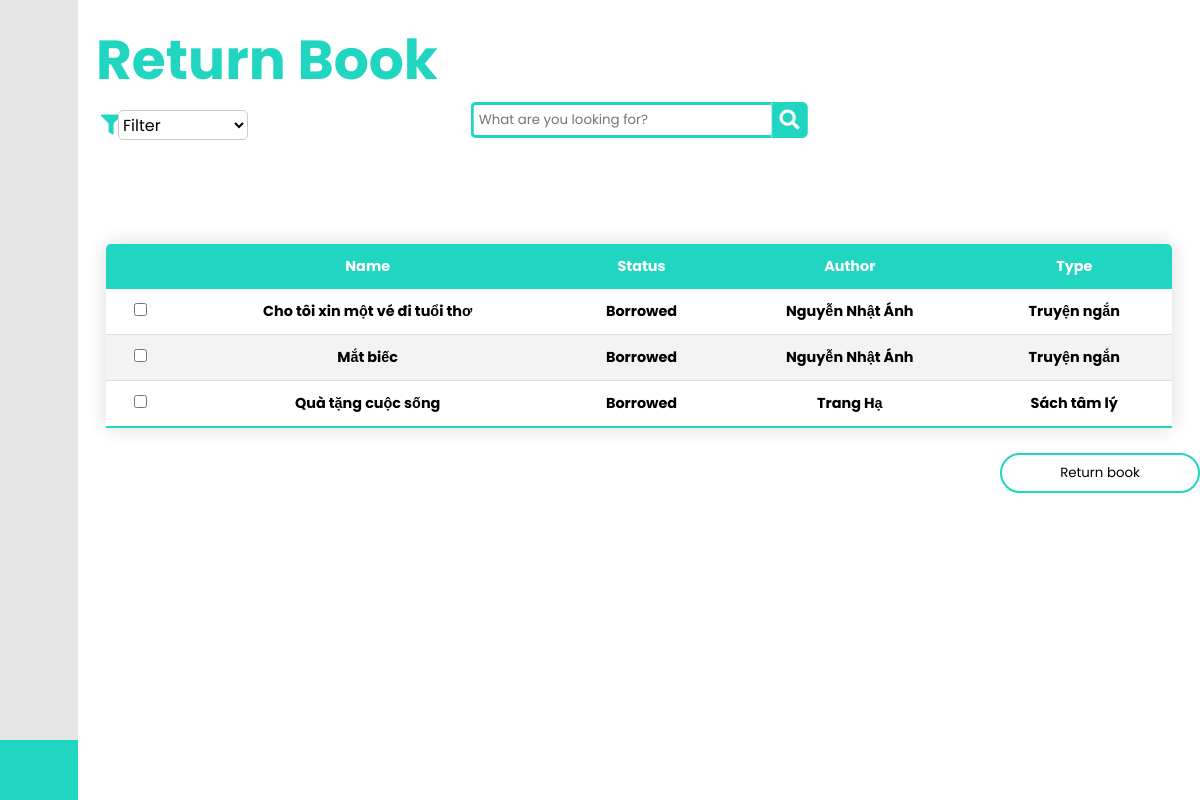
Screenshot of /Returnbook (signed in) with the database file from the repository.
### library/models.py (models this page shows, shortened)
class Issue(models.Model):
    student=models.ForeignKey(Student,on_delete=models.CASCADE)
    book=models.ForeignKey(Book,on_delete=models.CASCADE)
    created_at=models.DateTimeField( auto_now=True)
    issued=models.BooleanField(default=False)
    issued_at=models.DateTimeField( auto_now=False,null=True,blank=True)
    returned=models.BooleanField(default=False)
    return_date=models.DateTimeField(auto_now=False,auto_created=False,auto_now_add=False,null=True,blank=True)

class Book(models.Model):
    name=models.CharField(max_length=350)
    author=models.ForeignKey(Author,on_delete=models.CASCADE)
    image=models.ImageField()
    category=models.CharField(max_length=220)

class Author(models.Model):
    name=models.CharField(max_length=350)
    description=models.CharField(max_length=450)
    def __str__(self):
        return self.name

### library/views.py (the view)
# urls.py: path('Returnbook',views.Returnbook,name='Returnbook'),
def Returnbook(request):
    student = Student.objects.get(student_id = request.user)
    issue = Issue.objects.filter(student_id = student).select_related('book')
    return render(request, 'Students/Returnbook.html',
    {'issue': issue})

### templates/Students/Returnbook.html (shortened to what this page needs)
{% extends 'Base.html'%}
{%block content%}
    <section class="home-section">
        <div class="text"><b>Return Book</b></div>
        <div class="optionsDiv">
            <i class="fa fa-filter" aria-hidden="true"></i>
            <select id="selectField">
                <option value="Filter" selected><b>Filter</b></option>
            </select>
        </div>
        <div class="wrap">
            <div class="search">
               <input type="text" class="searchTerm" placeholder="What are you looking for?">
               <button type="submit" class="searchButton">
                 <i class="fa fa-search"></i>
              </button>
            </div>
         </div>
        <div class="content-container">
        <table class="content-table">
            <thead>
                <tr>
                    <th> </th>
                    <th>Name</th>
                    <th>Status</th>
                    <th>Author</th>
                    <th>Type</th>
                </tr>
            </thead>
            <tbody>
                {% for temp in issue %}
                <tr>
                    <td><input type="checkbox" id="select-row"></td>
                    <th>{{temp.book.name}}</th>
                    {% if temp.returned == 0 %}
                        <th>Borrowed</th>
                    {% else %}
                        <th>Returned</th>
                    {% endif %}
                    <th>{{temp.book.author}}</th>
                    <th>{{temp.book.category}}</th>
                </tr>
                {% endfor %}
            </tbody>
        </table>
        </div>
        <div class="ReturnBook">
            <button class="ReturntheBook"> Return book </button>
        </div>
    </section>
    {%endblock%}

### static/css/Base.css (style rules this page uses)
* { margin: 0; padding: 0; box-sizing: border-box; font-family: "Poppins" , sans-serif; }
.home-section { position: relative; background: #fff; min-height: 100vh; top: 0; left: 78px; width: calc(100% - 78px); transition: all 0.5s ease; z-index: 2; }
.home-section .text { display: inline-block; font-family: Helvetica; color: #20D6C0; font-size: 55px; font-weight: 500; margin: 18px }

### static/css/Mylibrary_style.css (style rules this page uses)
.search { width: 100%; position: relative; display: flex; }
.searchTerm { width: 100%; height: 36px; border: 3px solid #20D6C0; border-right: none; padding: 5px; border-radius: 5px 0 0 5px; outline: none; color: #20D6C0; }
.searchButton { width: 40px; height: 36px; border: 1px solid #20D6C0; background: #20D6C0; text-align: center; color: #fff; border-radius: 0 5px 5px 0; cursor: pointer; font-size: 20px; }
.wrap { width: 30%; position: absolute; top: 15%; left: 50%; transform: translate(-50%, -50%); }
#selectField { -webkit-border-radius: 5px; -moz-border-radius: 5px; border-radius: 5px; border: 1px solid #ccc; font-size: 16px; height: 30px; width: 130px; color: black; background-color: white; position: absolute; top: 110px; left: 40px; }
.optionsDiv > i { position:absolute; top: 115px; left: 23px; font-size: 20px; color: #20D6C0; }
* { font-family: sans-serif; }
.content-table { top: 210px; left: 30px; font-family: Arial, Helvetica, sans-serif; border-collapse: collapse; width: 95%; margin: 25px 0; font-size: 0.9em; min-width: 400px; border-radius: 5px 5px 0 0; overflow: hidden; box-shadow: 0 0 20px rgba(0, 0, 0, 0.15); }
.content-table thead tr { background-color: #20D6C0; color: #ffffff; text-align: center; font-weight: bold; }
.content-table th, .content-table td { padding: 12px 15px; }
.content-table tbody tr { border-bottom: 1px solid #dddddd; text-align: center; }
.content-table tbody tr:nth-of-type(even) { background-color: #f3f3f3; }
.content-table tbody tr:last-of-type { border-bottom: 2px solid #20D6C0; }
.ReturnBook { height:40px; width: 100%; outline:none; display: flex; flex-direction: row-reverse; }
.ReturntheBook { width: 200px; height: 40px; border-radius: 30px; background-color: white; color: black; border: 2px solid #20D6C0; }
.content-container { margin-top: 100px; display: flex; flex-direction: column; justify-content: center; align-items: center; width: 100%; }

### static/css/Dashboard_style.css (style rules this page uses)
:root { --green:#27ae60; --dark-color:#219150; --black:#444; --light-color:#666; --border:.1rem solid rgba(0,0,0,.1); --border-hover:.1rem solid var(--black); --box-shadow:0 .5rem 1rem rgba(0,0,0,.1); }
body { overflow-x: hidden; }
* { margin: 0; padding: 0; box-sizing: border-box; font-family: "Poppins" , sans-serif; }
.home-section { position: relative; background: #fff; min-height: 100vh; top: 0; left: 78px; width: calc(100% - 78px); transition: all 0.5s ease; z-index: 2; }
.home-section .text { display: inline-block; color: #20D6C0; font-size: 25px; font-weight: 500; margin: 18px }
.home-section .text { display: inline-block; font-family: Helvetica; color: #20D6C0; font-size: 55px; font-weight: 500; margin: 18px }

### rows the page displays
Issue: book.name "Cho tôi xin một vé đi tuổi thơ", returned "Borrowed", book.author "Nguyễn Nhật Ánh", book.category "Truyện ngắn"
Issue: book.name "Mắt biếc", returned "Borrowed", book.author "Nguyễn Nhật Ánh", book.category "Truyện ngắn"
Issue: book.name "Quà tặng cuộc sống", returned "Borrowed", book.author "Trang Hạ", book.category "Sách tâm lý"
